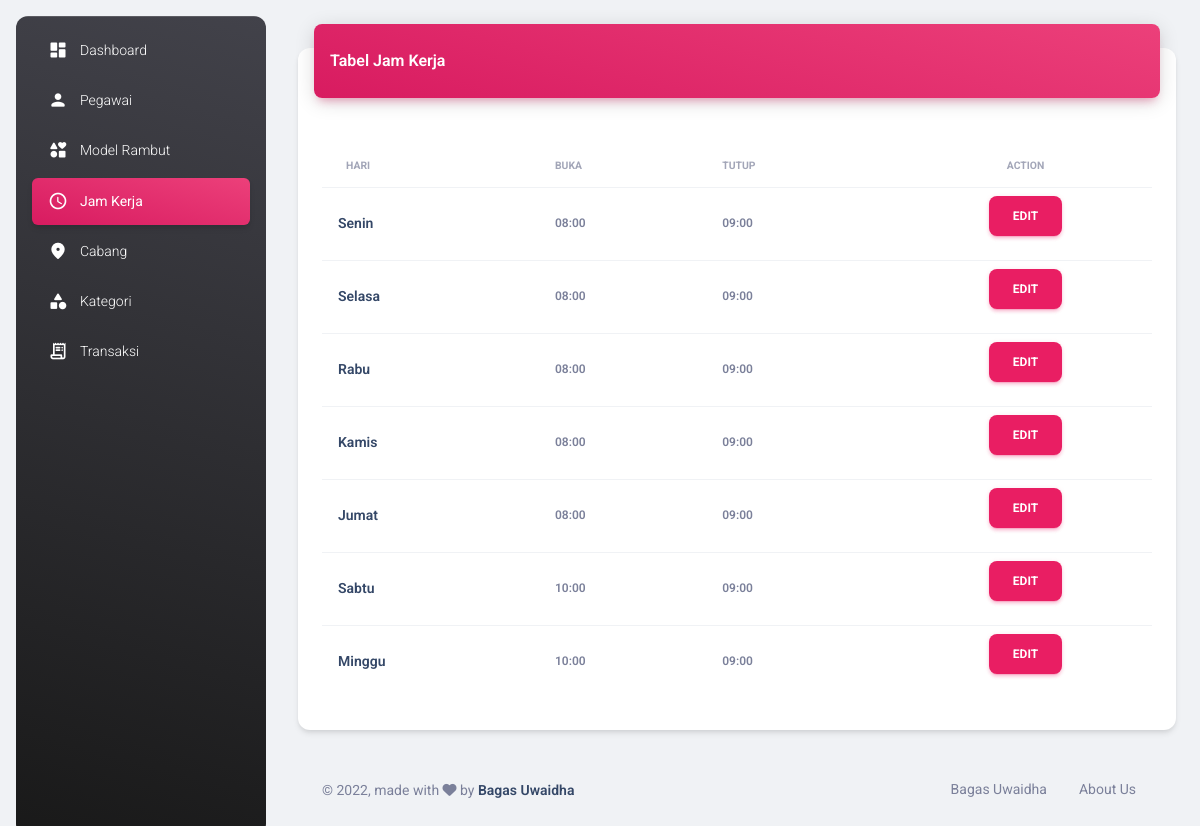
Page /admin/jamkerja.php on the earlier database version.
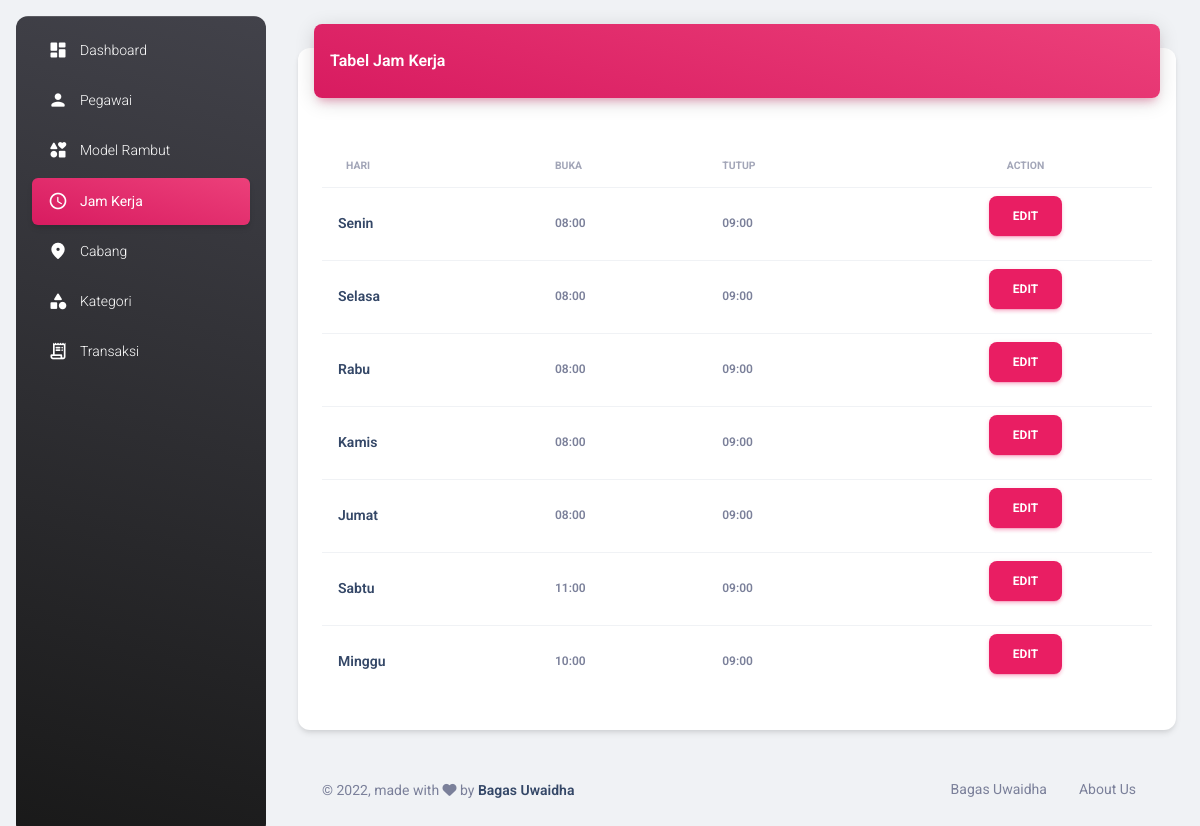
Same page on the later database version.
### tables this page shows
CREATE TABLE `jam_kerja` (
  `id_hari` int(11) NOT NULL,
  `hari` varchar(10) NOT NULL,
  `buka` time NOT NULL,
  `tutup` time NOT NULL
);

### admin/jamkerja.php (the view, shortened to what the changed rows need)
<?php
require "../config.php";
$jamKerja = mysqli_query($conn, "SELECT * FROM jam_kerja");
?>
<!DOCTYPE html>
<html lang="en">
<head>
  <link href="./assets/css/nucleo-icons.css" rel="stylesheet" />
  <link href="./assets/css/nucleo-svg.css" rel="stylesheet" />
  <link id="pagestyle" href="./assets/css/material-dashboard.css?v=3.0.0" rel="stylesheet" />
</head>
<body class="g-sidenav-show  bg-gray-200">
  <main class="main-content position-relative max-height-vh-100 h-100 border-radius-lg ">
    <div class="container-fluid py-4">
      <div class="row">
        <div class="col-12">
          <div class="card my-4">
            <div class="card-body px-0 m-4 pb-2">
              <div class="table-responsive p-0">
                <table class="table align-items-center mb-0">
                  <thead>
                    <tr>
                      <th class="text-uppercase text-secondary text-xxs font-weight-bolder opacity-7">Hari</th>
                      <th class="text-uppercase text-secondary text-xxs font-weight-bolder opacity-7 ps-2">Buka</th>
                      <th class="text-uppercase text-secondary text-xxs font-weight-bolder opacity-7 ps-2">Tutup</th>
                      <th class="text-center text-uppercase text-secondary text-xxs font-weight-bolder opacity-7">Action</th>
                    </tr>
                  </thead>
                  <tbody>
                    <?php while ($JamKerja = mysqli_fetch_assoc($jamKerja)) { ?>
                      <tr>
                        <td>
                          <div class="d-flex px-2 py-1">
                            <div class="d-flex flex-column justify-content-center">
                              <h6 class="mb-0 text-sm"><?php echo $JamKerja["hari"] ?></h6>
                            </div>
                          </div>
                        </td>
                        <td>
                          <p class="text-xs font-weight-bold mb-0"><?php echo substr($JamKerja["buka"], 0, -3) ?></p>
                        </td>
                        <td>
                          <p class="text-xs font-weight-bold mb-0"><?php echo substr($JamKerja["tutup"], 0, -3) ?></p>
                        </td>
                        <td class="align-middle text-center">
                          <a href="editjam.php?id=<?php echo $JamKerja['id_hari'] ?>" class="btn btn-primary" class="text-secondary font-weight-bold text-xs">
                            Edit
                          </a>
                        </td>
                      </tr>
                    <?php } ?>
                  </tbody>
                </table>
              </div>
            </div>
          </div>
        </div>
      </div>
    </div>
  </main>
</body>
</html>

Differences in the rows shown:
changed jam_kerja "Sabtu": buka "10:00" → "11:00"
